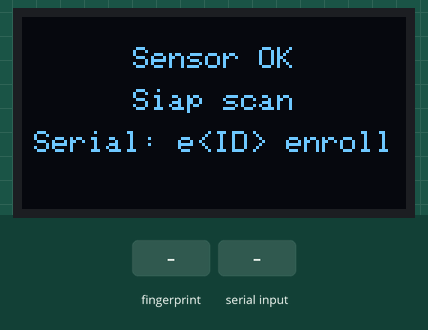
The sketch below on a simulated ESP32. On the bench: 128×64 one-colour display. The inputs (shaded band) are chosen by the test bench. What the sketch prints to the serial monitor is not drawn.

Above: at 4.3 s.
4.4 s: finger stored as number 1 placed on the sensor
At 5.5 s:
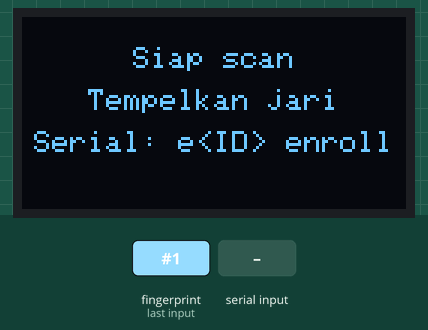
6.6 s: "e90\n" received over Serial
At 7.5 s:
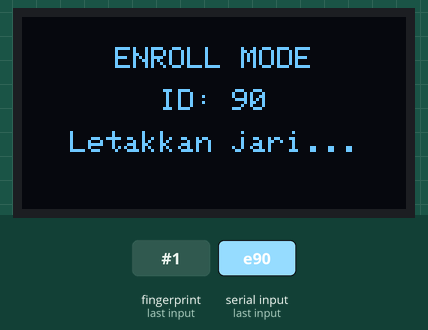
8.1 s: finger stored as number 1 placed on the sensor
At 10.8 s:
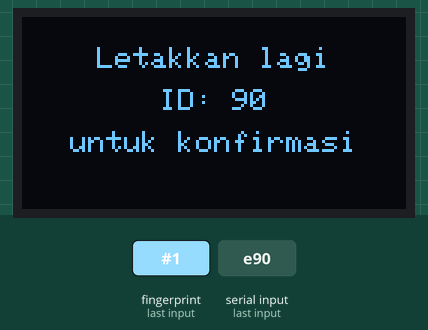
11.1 s: finger stored as number 1 placed on the sensor
At 13.7 s:
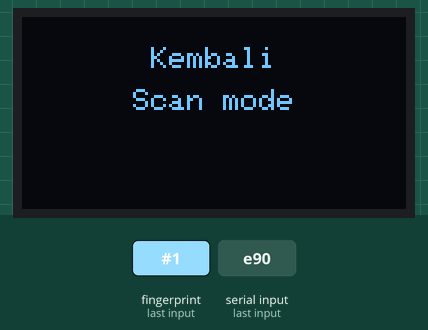
14.1 s: "e90\n" received over Serial
At 14.9 s:
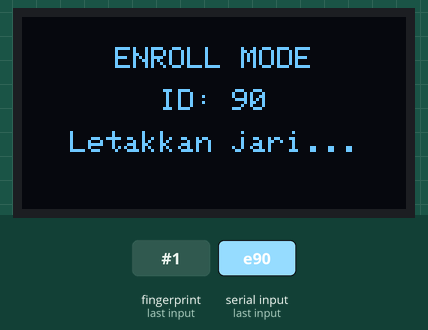
Timing chart, 0 to 16.7 s (numbered marks = the images above; inputs shaded):
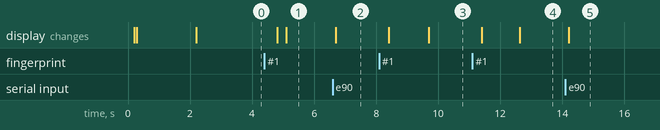

The sketch:

NEW_FINGERPRINT_ESP32.ino
```cpp
#include <Wire.h>
#include <Adafruit_GFX.h>
#include <Adafruit_SSD1306.h>
#include <Adafruit_Fingerprint.h>

/* =========================
   OLED (SSD1306 I2C)
   ========================= */
#define SCREEN_WIDTH 128
#define SCREEN_HEIGHT 64
#define OLED_RESET    -1
Adafruit_SSD1306 display(SCREEN_WIDTH, SCREEN_HEIGHT, &Wire, OLED_RESET);

/* =========================
   Fingerprint (UART)
   =========================
   ESP32 Serial2 default pins can be assigned:
   RX2 = 16, TX2 = 17 (you can change)
*/
static const int FP_RX = 16;   // ESP32 RX2  <- Sensor TX
static const int FP_TX = 17;   // ESP32 TX2  -> Sensor RX

HardwareSerial FPSerial(2);
Adafruit_Fingerprint finger = Adafruit_Fingerprint(&FPSerial);

/* =========================
   Mapping ID -> "Jenis Jari"
   =========================
   Silakan ubah sesuai kebutuhanmu.
*/
String fingerName(uint16_t id) {
  switch (id) {
    case 1:  return "Jempol Kanan";
    case 2:  return "Telunjuk Kanan";
    case 3:  return "Tengah Kanan";
    case 4:  return "Manis Kanan";
    case 5:  return "Kelingking Kanan";
    case 6:  return "Jempol Kiri";
    case 7:  return "Telunjuk Kiri";
    case 8:  return "Tengah Kiri";
    case 9:  return "Manis Kiri";
    case 10: return "Kelingking Kiri";
    default: return "Tidak dipetakan";
  }
}

/* =========================
   OLED helper
   ========================= */
void oledPrintCenter(const String &line1, const String &line2 = "", const String &line3 = "") {
  display.clearDisplay();
  display.setTextColor(SSD1306_WHITE);

  display.setTextSize(1);
  int y = 10;

  auto printLine = [&](const String &s) {
    if (s.length() == 0) return;
    int16_t x1, y1;
    uint16_t w, h;
    display.getTextBounds(s, 0, 0, &x1, &y1, &w, &h);
    int x = (SCREEN_WIDTH - (int)w) / 2;
    display.setCursor(max(0, x), y);
    display.print(s);
    y += 14;
  };

  printLine(line1);
  printLine(line2);
  printLine(line3);

  display.display();
}

void oledStatusSmall(const String &top, const String &mid, const String &bot) {
  display.clearDisplay();
  display.setTextColor(SSD1306_WHITE);
  display.setTextSize(1);

  display.setCursor(0, 0);
  display.print(top);

  display.setCursor(0, 22);
  display.print(mid);

  display.setCursor(0, 44);
  display.print(bot);

  display.display();
}

/* =========================
   Enroll function
   =========================
   Based on Adafruit_Fingerprint examples.
*/
uint8_t enrollFingerprint(uint16_t id) {
  int p = -1;

  oledPrintCenter("ENROLL MODE", "ID: " + String(id), "Letakkan jari...");
  Serial.println("ENROLL ID " + String(id) + ": Letakkan jari...");

  // Wait for finger
  while (p != FINGERPRINT_OK) {
    p = finger.getImage();
    switch (p) {
      case FINGERPRINT_OK:
        break;
      case FINGERPRINT_NOFINGER:
        delay(50);
        break;
      case FINGERPRINT_PACKETRECIEVEERR:
        Serial.println("Error komunikasi (packet receive).");
        oledPrintCenter("ERROR", "Komunikasi", "Cek wiring");
        delay(800);
        break;
      case FINGERPRINT_IMAGEFAIL:
        Serial.println("Gagal ambil gambar.");
        break;
      default:
        Serial.println("Unknown error getImage: " + String(p));
        break;
    }
  }

  // Convert image to template (buffer 1)
  p = finger.image2Tz(1);
  if (p != FINGERPRINT_OK) {
    Serial.println("image2Tz(1) gagal: " + String(p));
    oledPrintCenter("ENROLL FAIL", "image2Tz(1)", "kode: " + String(p));
    delay(1000);
    return p;
  }

  oledPrintCenter("OK", "Angkat jari", "");
  Serial.println("Angkat jari...");
  delay(1200);

  // Wait until finger removed
  while (finger.getImage() != FINGERPRINT_NOFINGER) delay(50);

  oledPrintCenter("Letakkan lagi", "ID: " + String(id), "untuk konfirmasi");
  Serial.println("Letakkan jari yang sama lagi...");

  p = -1;
  while (p != FINGERPRINT_OK) {
    p = finger.getImage();
    switch (p) {
      case FINGERPRINT_OK:
        break;
      case FINGERPRINT_NOFINGER:
        delay(50);
        break;
      case FINGERPRINT_PACKETRECIEVEERR:
        Serial.println("Error komunikasi (packet receive).");
        oledPrintCenter("ERROR", "Komunikasi", "Cek wiring");
        delay(800);
        break;
      case FINGERPRINT_IMAGEFAIL:
        Serial.println("Gagal ambil gambar.");
        break;
      default:
        Serial.println("Unknown error getImage: " + String(p));
        break;
    }
  }

  // Convert image to template (buffer 2)
  p = finger.image2Tz(2);
  if (p != FINGERPRINT_OK) {
    Serial.println("image2Tz(2) gagal: " + String(p));
    oledPrintCenter("ENROLL FAIL", "image2Tz(2)", "kode: " + String(p));
    delay(1000);
    return p;
  }

  // Create model
  p = finger.createModel();
  if (p != FINGERPRINT_OK) {
    Serial.println("createModel gagal: " + String(p));
    oledPrintCenter("ENROLL FAIL", "createModel", "kode: " + String(p));
    delay(1000);
    return p;
  }

  // Store model
  p = finger.storeModel(id);
  if (p == FINGERPRINT_OK) {
    Serial.println("Enroll sukses! ID tersimpan: " + String(id));
    oledPrintCenter("ENROLL OK", "Tersimpan ID", String(id));
    delay(1200);
  } else {
    Serial.println("storeModel gagal: " + String(p));
    oledPrintCenter("ENROLL FAIL", "storeModel", "kode: " + String(p));
    delay(1200);
  }

  return p;
}

/* =========================
   Identify function
   ========================= */
int16_t identifyFingerprint(uint16_t &outId, uint16_t &outConfidence) {
  int p = finger.getImage();
  if (p != FINGERPRINT_OK) return p;

  p = finger.image2Tz();
  if (p != FINGERPRINT_OK) return p;

  p = finger.fingerFastSearch();
  if (p != FINGERPRINT_OK) return p;

  outId = finger.fingerID;
  outConfidence = finger.confidence;
  return FINGERPRINT_OK;
}

/* =========================
   Serial command parser
   =========================
   Commands:
   - e<ID>  => enroll, contoh: e1, e10, e25
*/
bool readEnrollCommand(uint16_t &id) {
  if (!Serial.available()) return false;
  String cmd = Serial.readStringUntil('\n');
  cmd.trim();
  cmd.toLowerCase();

  if (cmd.length() >= 2 && cmd.charAt(0) == 'e') {
    String num = cmd.substring(1);
    int val = num.toInt();
    if (val > 0 && val <= 200) {  // kapasitas tergantung sensor, ini batas aman
      id = (uint16_t)val;
      return true;
    } else {
      Serial.println("ID tidak valid. Pakai 1..200 (atau sesuaikan).");
    }
  }
  return false;
}

void setup() {
  Serial.begin(115200);
  delay(200);

  // OLED init
  Wire.begin(21, 22);
  if (!display.begin(SSD1306_SWITCHCAPVCC, 0x3C)) {
    // kalau OLED kamu 0x3D, ganti jadi 0x3D
    Serial.println("OLED tidak terdeteksi. Cek alamat I2C (0x3C/0x3D) dan wiring.");
    while (true) delay(100);
  }
  display.clearDisplay();
  display.display();

  oledPrintCenter("CNC TEST", "HLK-ZW101", "ESP32 + OLED");
  delay(900);

  // Fingerprint init
  FPSerial.begin(57600, SERIAL_8N1, FP_RX, FP_TX); // banyak sensor default 57600
  finger.begin(57600);

  if (finger.verifyPassword()) {
    Serial.println("Fingerprint sensor terdeteksi dan siap.");
    oledPrintCenter("Sensor OK", "Siap scan", "Serial: e<ID> enroll");
    delay(900);
  } else {
    Serial.println("Fingerprint sensor tidak terdeteksi / password salah.");
    oledPrintCenter("Sensor ERROR", "Cek wiring", "Baud/power");
    while (true) delay(100);
  }

  // Optional: tampilkan info template
  finger.getTemplateCount();
  Serial.println("Template tersimpan: " + String(finger.templateCount));
}

void loop() {
  // 1) Cek command enroll dari Serial
  uint16_t enrollId;
  if (readEnrollCommand(enrollId)) {
    enrollFingerprint(enrollId);

    finger.getTemplateCount();
    Serial.println("Template tersimpan sekarang: " + String(finger.templateCount));
    oledPrintCenter("Kembali", "Scan mode", "");
    delay(700);
  }

  // 2) Scan finger terus-menerus
  uint16_t id = 0, conf = 0;
  int16_t res = identifyFingerprint(id, conf);

  if (res == FINGERPRINT_OK) {
    String name = fingerName(id);

    Serial.println("MATCH! ID=" + String(id) + " | " + name + " | conf=" + String(conf));

    oledStatusSmall(
      "MATCH",
      "ID: " + String(id) + " (" + name + ")",
      "Conf: " + String(conf)
    );

    // tunggu finger dilepas biar tidak spam
    while (finger.getImage() != FINGERPRINT_NOFINGER) delay(50);
    delay(200);

    oledPrintCenter("Siap scan", "Tempelkan jari", "Serial: e<ID> enroll");
  }
  else if (res == FINGERPRINT_NOFINGER) {
    // idle, biar OLED tetap informatif
    // (ga usah di-refresh terus supaya ga flicker)
    delay(60);
  }
  else if (res == FINGERPRINT_NOTFOUND) {
    Serial.println("Tidak cocok (NOTFOUND).");
    oledPrintCenter("Tidak cocok", "Daftarkan dulu", "Serial: e<ID> enroll");
    while (finger.getImage() != FINGERPRINT_NOFINGER) delay(50);
    delay(300);
    oledPrintCenter("Siap scan", "Tempelkan jari", "Serial: e<ID> enroll");
  }
  else {
    // error lain (komunikasi, image2Tz fail, dll)
    Serial.println("Scan error code: " + String(res));
    // tetap lanjut, tapi kasih jeda biar ga panik
    delay(120);
  }
}
```

Measured:
- after the input at 4.4 s, the display: first changes after 0.42 s (image 1 shows a later state)
- after the input at 6.6 s, the display: changes after 0.09 s (image 2)
- after the input at 8.1 s, the display: first changes after 0.31 s (image 3 shows a later state)
- after the input at 11.1 s, the display: first changes after 0.31 s (image 4 shows a later state)
- after the input at 14.1 s, the display: changes after 0.10 s (image 5)
